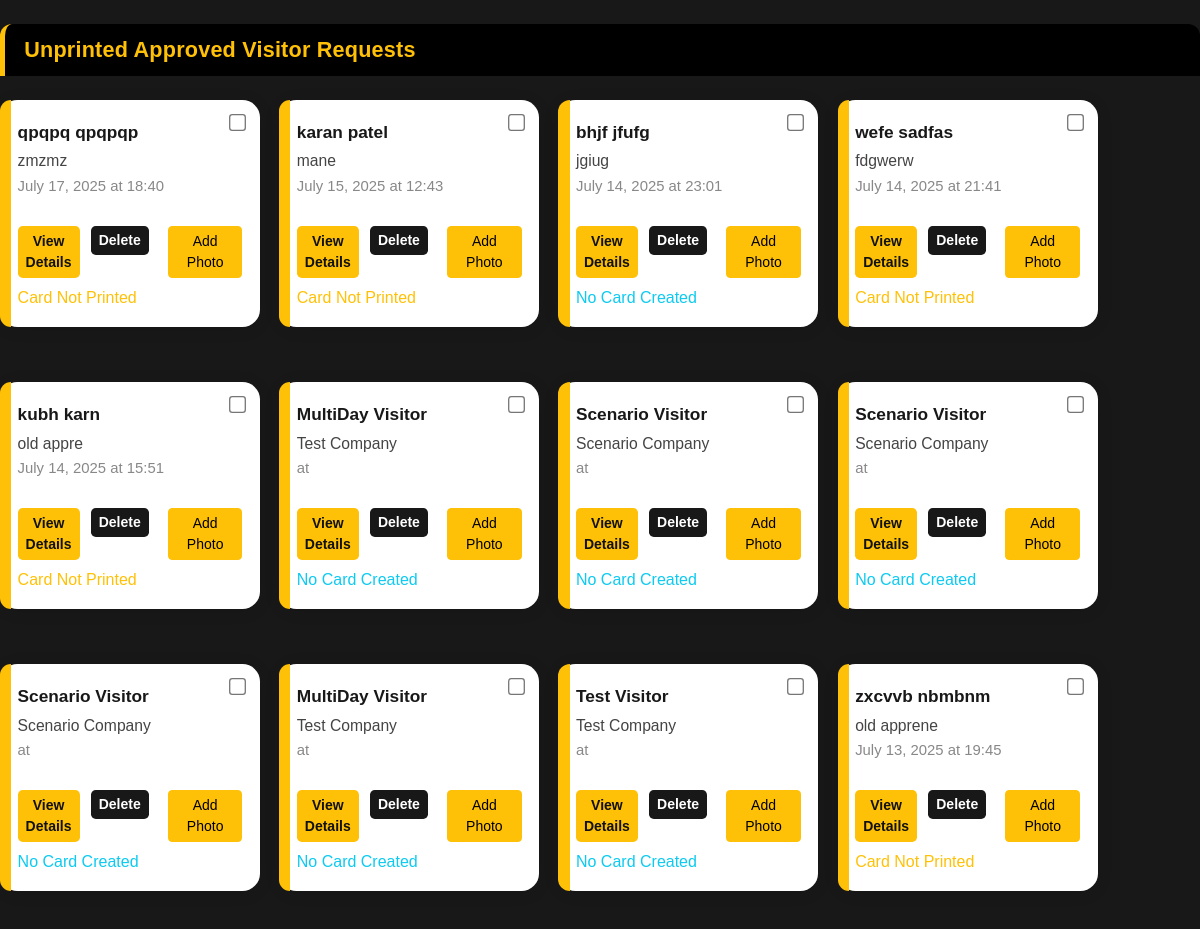
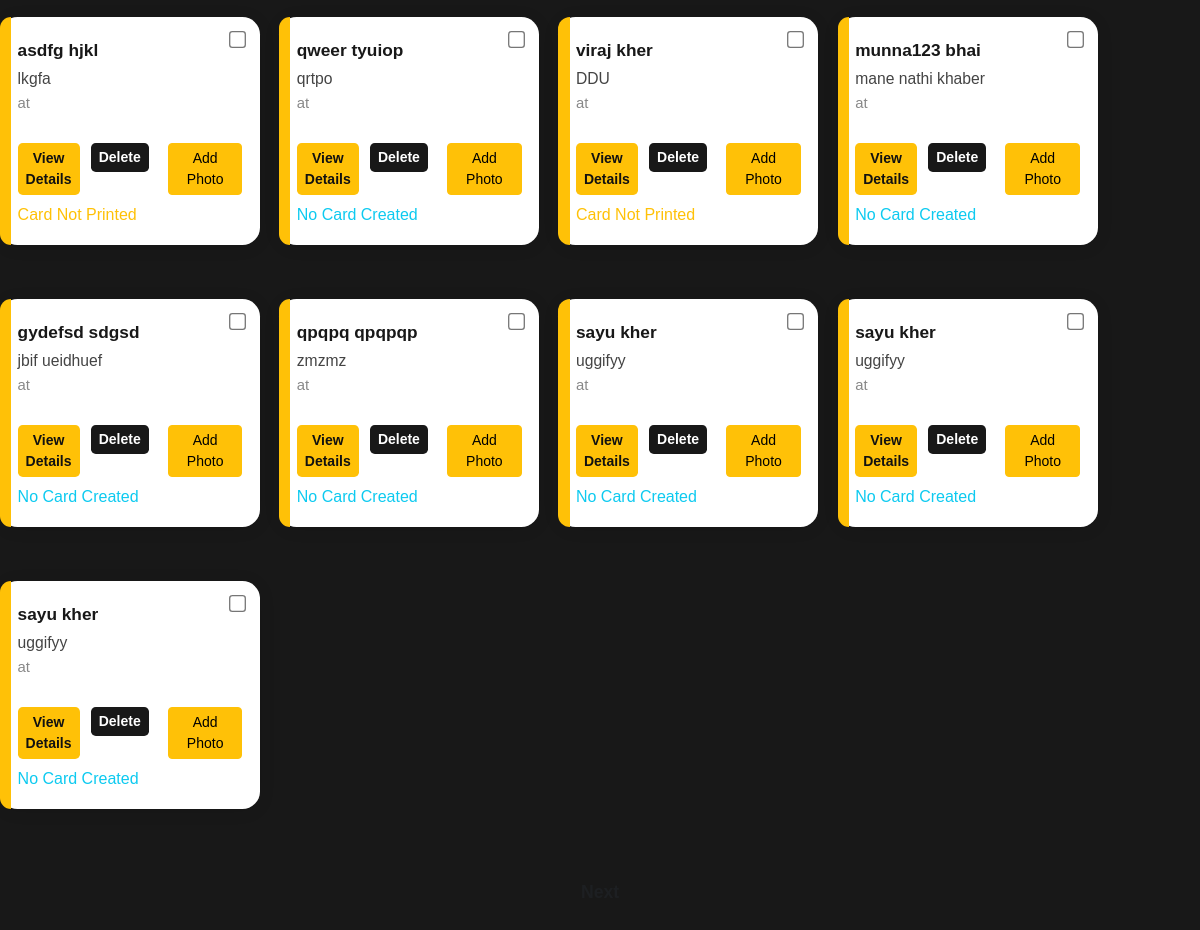
Screenshot of /api/print-card/ with the database file from the repository (2 pictures, top to bottom).
### visitorapi/models.py (models this page shows, shortened)
class VisitRequest(models.Model):
    STATUS_CHOICES = [
        ('PENDING', 'Pending'),
        ('APPROVED', 'Approved'),
        ('REJECTED', 'Rejected'),
        ('COMPLETED', 'Completed'),
        ('CANCELLED', 'Cancelled'),
    ]
    visitor = models.ForeignKey(Visitor, on_delete=models.CASCADE)
    host = models.ForeignKey(HRUser, on_delete=models.CASCADE, related_name='hosted_visits')
    purpose = models.TextField()
    other_purpose = models.CharField(max_length=255, blank=True, null=True)
    visit_date = models.DateField()
    start_time = models.DateTimeField(null=True, blank=True)
    end_time = models.TimeField()
    status = models.CharField(max_length=20, choices=STATUS_CHOICES, default='PENDING')
    allow_mobile = models.BooleanField(default=False)
    allow_laptop = models.BooleanField(default=False)
    approved_by = models.ForeignKey(
        HRUser,
        on_delete=models.SET_NULL,
        null=True,
        blank=True,
        related_name='approved_visits'
    )
    created_at = models.DateTimeField(auto_now_add=True)
    updated_at = models.DateTimeField(auto_now=True)
    requestedByEmployee = models.BooleanField(default=False)
    reference_employee_name = models.CharField(max_length=100, blank=True, null=True)
    reference_employee_department = models.CharField(max_length=100, blank=True, null=True)
    reference_purpose = models.CharField(max_length=255, blank=True, null=True)
    created_by = models.ForeignKey(HRUser, on_delete=models.SET_NULL, null=True, blank=True, related_name='created_visits')
    checkin_time = models.DateTimeField(null=True, blank=True)  # New field for check-in
    checkout_time = models.DateTimeField(null=True, blank=True)  # New field for check-out
    checkout_by_hr = models.BooleanField(default=False)  # True if HR performed manual checkout
    valid_upto = models.DateField(null=True, blank=True)  # New field for request validity
    day_1_checkin = models.DateTimeField(null=True, blank=True)
    day_1_checkout = models.DateTimeField(null=True, blank=True)
    day_2_checkin = models.DateTimeField(null=True, blank=True)
    day_2_checkout = models.DateTimeField(null=True, blank=True)
    day_3_checkin = models.DateTimeField(null=True, blank=True)
    day_3_checkout = models.DateTimeField(null=True, blank=True)
    day_4_checkin = models.DateTimeField(null=True, blank=True)
    day_4_checkout = models.DateTimeField(null=True, blank=True)
    day_5_checkin = models.DateTimeField(null=True, blank=True)
    day_5_checkout = models.DateTimeField(null=True, blank=True)
    day_6_checkin = models.DateTimeField(null=True, blank=True)
    day_6_checkout = models.DateTimeField(null=True, blank=True)
    day_7_checkin = models.DateTimeField(null=True, blank=True)
    day_7_checkout = models.DateTimeField(null=True, blank=True)
    day_8_checkin = models.DateTimeField(null=True, blank=True)
    day_8_checkout = models.DateTimeField(null=True, blank=True)
    day_9_checkin = models.DateTimeField(null=True, blank=True)
    day_9_checkout = models.DateTimeField(null=True, blank=True)
    day_10_checkin = models.DateTimeField(null=True, blank=True)
    day_10_checkout = models.DateTimeField(null=True, blank=True)
    overdue_notification_sent = models.BooleanField(default=False)  # New field to track overdue notification

class Visitor(models.Model):
    first_name = models.CharField(max_length=100)
    last_name = models.CharField(max_length=100)
    email = models.EmailField(unique=True, null=True, blank=True)
    phone = models.CharField(max_length=20)
    company = models.CharField(max_length=200)
    id_proof_type = models.CharField(max_length=50)  # e.g., "Passport", "Driver's License"
    id_proof_number = models.CharField(max_length=100)
    photo = models.ImageField(upload_to='visitor_photos/', null=True, blank=True)
    created_at = models.DateTimeField(auto_now_add=True)
    updated_at = models.DateTimeField(auto_now=True)
    class Meta:
        unique_together = ['first_name', 'last_name', 'phone', 'company']

### visitorapi/views.py (the view)
# urls.py: path('print-card/', visitorapi_views.print_card_dashboard, name='print_card_dashboard'),
def print_card_dashboard(request):
    import logging
    logger = logging.getLogger(__name__)
    approved_requests = VisitRequest.objects.select_related('visitor').filter(status='APPROVED').order_by('-created_at')
    requests_with_cards = []
    for req in approved_requests:
        logger.info(f"Processing request {req.id}: {req.visitor.first_name} {req.visitor.last_name} (Visitor ID: {req.visitor.id})")
        visitor_card = getattr(req, 'visitorcard', None)
        if visitor_card and visitor_card.printed:
            continue
        requests_with_cards.append({
            'visit_request': req,
            'visitor_card': visitor_card
        })
    logger.info(f"Total requests to display: {len(requests_with_cards)}")
    return render(request, 'print_card_dashboard.html', {'requests_with_cards': requests_with_cards})

### templates/print_card_dashboard.html (shortened to what this page needs)
{% load static %}
<!DOCTYPE html>
<html lang="en">
<head>
    <link href="https://cdn.jsdelivr.net/npm/bootstrap@5.3.3/dist/css/bootstrap.min.css" rel="stylesheet">
</head>
<body>
<div class="container py-4">
    <div class="dashboard-section">
        <h4 class="dashboard-header mb-4">Unprinted Approved Visitor Requests</h4>
        {% if requests_with_cards %}
            <div class="visitor-card-grid">
            {% for item in requests_with_cards %}
                {% with req=item.visit_request card=item.visitor_card %}
                <div class="visitor-card" id="visitor-row-{{ req.id }}"
                     data-purpose="{{ req.other_purpose|default:req.purpose|default:'' }}"
                     data-reference="{{ req.reference_employee|default:'' }}"
                     data-photo="{% if req.visitor.photo %}{{ req.visitor.photo.url }}{% else %}/static/img/godrej_logo.png{% endif %}">
                    {% if card and card.printed %}
                        <input type="checkbox" class="visitor-select" name="selected_visitors" value="{{ req.id }}" disabled>
                    {% else %}
                        <input type="checkbox" class="visitor-select" name="selected_visitors" value="{{ req.id }}">
                    {% endif %}
                    <div>
                        <div class="card-title">{{ req.visitor.first_name }} {{ req.visitor.last_name }}</div>
                        <div class="card-company">{{ req.visitor.company }}</div>
                        <div class="card-date">{{ req.start_time|date:"F d, Y" }} at {{ req.start_time|time:"H:i" }}</div>
                    </div>
                    <div class="visitor-actions">
                        <button class="btn btn-view btn-sm" data-bs-toggle="modal" data-bs-target="#detailsModal{{ req.id }}">View Details</button>
                        <form method="post" action="" class="d-inline delete-visitor-form" data-visitor-id="{{ req.id }}">
                            <button type="submit" class="btn btn-delete btn-sm">Delete</button>
                        </form>
                        <button class="btn btn-warning btn-sm ms-2" onclick="openAddPhotoModal({{ req.visitor.id }})">Add Photo</button>
                    </div>
                    {% if card %}
                        {% if card.printed %}
                            <div class="mt-2 text-success">Card Printed</div>
                        {% else %}
                            <div class="mt-2 text-warning">Card Not Printed</div>
                        {% endif %}
                    {% else %}
                        <div class="mt-2 text-info">No Card Created</div>
                    {% endif %}
                </div>
                {% endwith %}
            {% endfor %}
            </div>
        {% else %}
            <div class="text-center text-muted">No approved visitor requests pending card printing.</div>
        {% endif %}
    </div>
    <div class="next-section">
        <button type="button" class="btn btn-next" id="nextBtn" disabled>Next</button>
    </div>
</div>
</body>
</html>

### templates/print_card_dashboard.html (style rules this page uses)
body { background: #181818; font-family: 'Montserrat', Arial, sans-serif; }
.container { max-width: 100vw; padding-left: 0; padding-right: 0; }
.dashboard-section { padding-left: 0; padding-right: 0; background: none; box-shadow: none; margin-bottom: 2rem; }
.visitor-card-grid { margin-left: 0; display: flex; flex-wrap: wrap; gap: 2.2rem 1.2rem; justify-content: flex-start; }
.visitor-card { background: #fff; border-radius: 1.1rem; box-shadow: 0 2px 16px rgba(0,0,0,0.10); padding: 1.3rem 1.1rem 1.1rem 1.1rem; min-width: 240px; max-width: 260px; flex: 1 1 240px; margin-bottom: 1.2rem; position: relative; display: flex; flex-direction: column; justify-content: space-between; transition: transform 0.25s cubic-bezier(0.4, 0.2, 0.2, 1), box-shadow 0.25s cubic-bezier(0.4, 0.2, 0.2, 1); }
.visitor-card:before { content: ''; position: absolute; top: 0; left: 0; width: 0.7rem; height: 100%; background: #FFC107; border-radius: 1.1rem 0 0 1.1rem; }
.visitor-card .card-title { font-size: 1.08rem; font-weight: 700; color: #181818; margin-bottom: 0.2rem; }
.visitor-card .card-company { font-size: 0.98rem; color: #444; margin-bottom: 0.1rem; }
.visitor-card .card-date { font-size: 0.93rem; color: #888; margin-bottom: 0.7rem; }
.visitor-card .visitor-actions { display: flex; gap: 0.7rem; margin-top: 1.1rem; }
.btn-view { background: #FFC107; color: #111; font-weight: 600; border: none; border-radius: 0.3rem; flex: 1 1 0; }
.btn-delete { background: #181818; color: #fff; font-weight: 600; border: none; border-radius: 0.3rem; flex: 1 1 0; }
.next-section { text-align: center; margin-top: 2.5rem; }
.btn-next { background: #FFC107; color: #111; font-weight: 600; border: none; border-radius: 0.3rem; padding: 0.7rem 2.5rem; font-size: 1.1rem; }
.dashboard-header { color: #FFC107; font-size: 1.35rem; font-weight: 700; font-family: 'Montserrat', Arial, sans-serif; text-align: left; margin-left: 0; margin-bottom: 1.5rem; padding: 0.8rem 1.2rem 0.8rem 1.2rem; padding-left: 1.2rem; border-left: 5px solid #FFC107; letter-spacing: 0.01em; background: #000; border-top-left-radius: 12px; border-top-right-radius: 12px; }
.visitor-select { position: absolute; top: 1rem; right: 1rem; transform: scale(1.3); }
.btn-next:disabled { opacity: 0.6; cursor: not-allowed; }

### rows the page displays
VisitRequest: visit_request.visitor.first_name "qpqpq", visit_request.visitor.last_name "qpqpqp", visit_request.visitor.company "zmzmz", visit_request.start_time "July 17, 2025", visit_request.start_time "18:40", shows "Card Not Printed"
VisitRequest: visit_request.visitor.first_name "karan", visit_request.visitor.last_name "patel", visit_request.visitor.company "mane", visit_request.start_time "July 15, 2025", visit_request.start_time "12:43", shows "Card Not Printed"
VisitRequest: visit_request.visitor.first_name "bhjf", visit_request.visitor.last_name "jfufg", visit_request.visitor.company "jgiug", visit_request.start_time "July 14, 2025", visit_request.start_time "23:01", shows "No Card Created"
VisitRequest: visit_request.visitor.first_name "wefe", visit_request.visitor.last_name "sadfas", visit_request.visitor.company "fdgwerw", visit_request.start_time "July 14, 2025", visit_request.start_time "21:41", shows "Card Not Printed"
VisitRequest: visit_request.visitor.first_name "kubh", visit_request.visitor.last_name "karn", visit_request.visitor.company "old appre", visit_request.start_time "July 14, 2025", visit_request.start_time "15:51", shows "Card Not Printed"
VisitRequest: visit_request.visitor.first_name "MultiDay", visit_request.visitor.last_name "Visitor", visit_request.visitor.company "Test Company", shows "No Card Created"
VisitRequest: visit_request.visitor.first_name "Scenario", visit_request.visitor.last_name "Visitor", visit_request.visitor.company "Scenario Company", shows "No Card Created"
VisitRequest: visit_request.visitor.first_name "Scenario", visit_request.visitor.last_name "Visitor", visit_request.visitor.company "Scenario Company", shows "No Card Created"
VisitRequest: visit_request.visitor.first_name "Scenario", visit_request.visitor.last_name "Visitor", visit_request.visitor.company "Scenario Company", shows "No Card Created"
VisitRequest: visit_request.visitor.first_name "MultiDay", visit_request.visitor.last_name "Visitor", visit_request.visitor.company "Test Company", shows "No Card Created"
VisitRequest: visit_request.visitor.first_name "Test", visit_request.visitor.last_name "Visitor", visit_request.visitor.company "Test Company", shows "No Card Created"
VisitRequest: visit_request.visitor.first_name "zxcvvb", visit_request.visitor.last_name "nbmbnm", visit_request.visitor.company "old apprene", visit_request.start_time "July 13, 2025", visit_request.start_time "19:45", shows "Card Not Printed"
VisitRequest: visit_request.visitor.first_name "asdfg", visit_request.visitor.last_name "hjkl", visit_request.visitor.company "lkgfa", shows "Card Not Printed"
VisitRequest: visit_request.visitor.first_name "qweer", visit_request.visitor.last_name "tyuiop", visit_request.visitor.company "qrtpo", shows "No Card Created"
VisitRequest: visit_request.visitor.first_name "viraj", visit_request.visitor.last_name "kher", visit_request.visitor.company "DDU", shows "Card Not Printed"
VisitRequest: visit_request.visitor.first_name "munna123", visit_request.visitor.last_name "bhai", visit_request.visitor.company "mane nathi khaber", shows "No Card Created"
VisitRequest: visit_request.visitor.first_name "gydefsd", visit_request.visitor.last_name "sdgsd", visit_request.visitor.company "jbif ueidhuef", shows "No Card Created"
VisitRequest: visit_request.visitor.first_name "qpqpq", visit_request.visitor.last_name "qpqpqp", visit_request.visitor.company "zmzmz", shows "No Card Created"
VisitRequest: visit_request.visitor.first_name "sayu", visit_request.visitor.last_name "kher", visit_request.visitor.company "uggifyy", shows "No Card Created"
VisitRequest: visit_request.visitor.first_name "sayu", visit_request.visitor.last_name "kher", visit_request.visitor.company "uggifyy", shows "No Card Created"
VisitRequest: visit_request.visitor.first_name "sayu", visit_request.visitor.last_name "kher", visit_request.visitor.company "uggifyy", shows "No Card Created"
